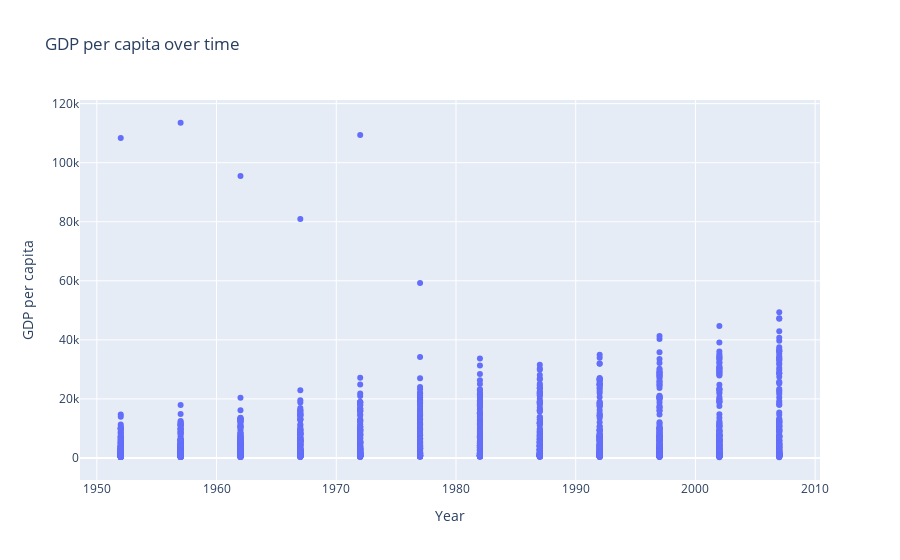

The notebook cell saved with this chart:
### Code cell
import pandas as pd

import plotly.express as px

import plotly.graph_objects as go

data = pd.read_csv("https://raw.githubusercontent.com/plotly/datasets/master/gapminderDataFiveYear.csv")

fig = go.Figure(data=go.Scatter(x=data["year"], y=data["gdpPercap"], mode="markers", text=data["country"]))
fig.update_layout(title="GDP per capita over time", xaxis_title="Year", yaxis_title="GDP per capita")
fig.show()


from IPython.display import HTML

HTML('<h1 style="color: purple; font-size: 28px;">GDP per capita over time</h1>')

### Figure 1 — Plotly figure (JSON) as saved in the notebook; plotly's stock layout.template omitted (floating-point values rounded to 4 significant figures; data arrays with more than 128 entries replaced by an {"elided": "..."} marker saying what was removed)
{"data": [{"mode": "markers", "text": {"elided": "1704 str values"}, "type": "scatter", "x": {"elided": "1704 int values"}, "y": {"elided": "1704 float values"}}], "layout": {"title": {"text": "GDP per capita over time"}, "xaxis": {"title": {"text": "Year"}}, "yaxis": {"title": {"text": "GDP per capita"}}}}
